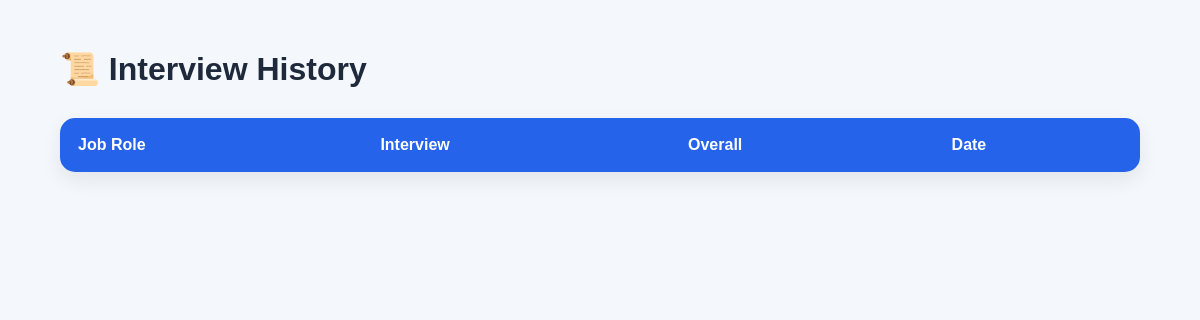
Page /history (signed in) on the earlier database version.
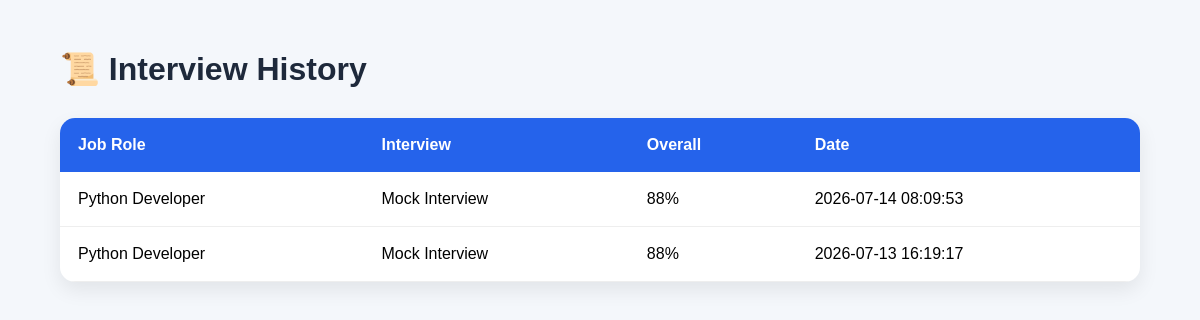
Same page on the later database version.
### tables this page shows
CREATE TABLE interview_results (

    id INTEGER PRIMARY KEY AUTOINCREMENT,

    user_id INTEGER NOT NULL,

    resume_id INTEGER,

    job_role TEXT,

    interview_type TEXT,

    overall_score INTEGER,

    technical_score INTEGER,

    communication_score INTEGER,

    strengths TEXT,

    weaknesses TEXT,

    suggestions TEXT,

    interview_date TIMESTAMP DEFAULT CURRENT_TIMESTAMP,

    FOREIGN KEY(user_id) REFERENCES users(id),

    FOREIGN KEY(resume_id) REFERENCES resumes(id)

);

### app.py (the view)
@app.route("/history")
def history():
    if "user_id" not in session:
        return redirect(url_for("login"))
    connection = sqlite3.connect("database.db")
    cursor = connection.cursor()
    cursor.execute("""
        SELECT *
        FROM interview_results
        WHERE user_id=?
        ORDER BY interview_date DESC
    """, (session["user_id"],))
    interviews = cursor.fetchall()
    connection.close()
    return render_template(
        "history.html",
        interviews=interviews
    )

### templates/history.html (shortened to what this page needs)
<!DOCTYPE html>
<html lang="en">
<head>
    <link rel="stylesheet"
          href="{{ url_for('static', filename='css/history.css') }}">
</head>
<body>
<div class="container">
    <h1>📜 Interview History</h1>
    <table>
        <thead>
            <tr>
                <th>Job Role</th>
                <th>Interview</th>
                <th>Overall</th>
                <th>Date</th>
            </tr>
        </thead>
        <tbody>
        {% for interview in interviews %}
            <tr>
                <td>{{ interview[3] }}</td>
                <td>{{ interview[4] }}</td>
                <td>{{ interview[5] }}%</td>
                <td>{{ interview[11] }}</td>
            </tr>
        {% endfor %}
        </tbody>
    </table>
</div>
</body>
</html>

### static/css/history.css (style rules this page uses)
body { margin:0; background:#f4f7fb; font-family:Arial,sans-serif; }
.container { width:90%; max-width:1100px; margin:50px auto; }
h1 { color:#1e293b; margin-bottom:30px; }
table { width:100%; border-collapse:collapse; background:white; border-radius:15px; overflow:hidden; box-shadow:0 8px 20px rgba(0,0,0,.08); }
th { background:#2563eb; color:white; padding:18px; text-align:left; }
td { padding:18px; border-bottom:1px solid #eee; }

Differences in the rows shown:
added interview_results: job_role "Python Developer", interview_type "Mock Interview", overall_score "88", interview_date "2026-07-14 08:09:53"
added interview_results: job_role "Python Developer", interview_type "Mock Interview", overall_score "88", interview_date "2026-07-13 16:19:17"
